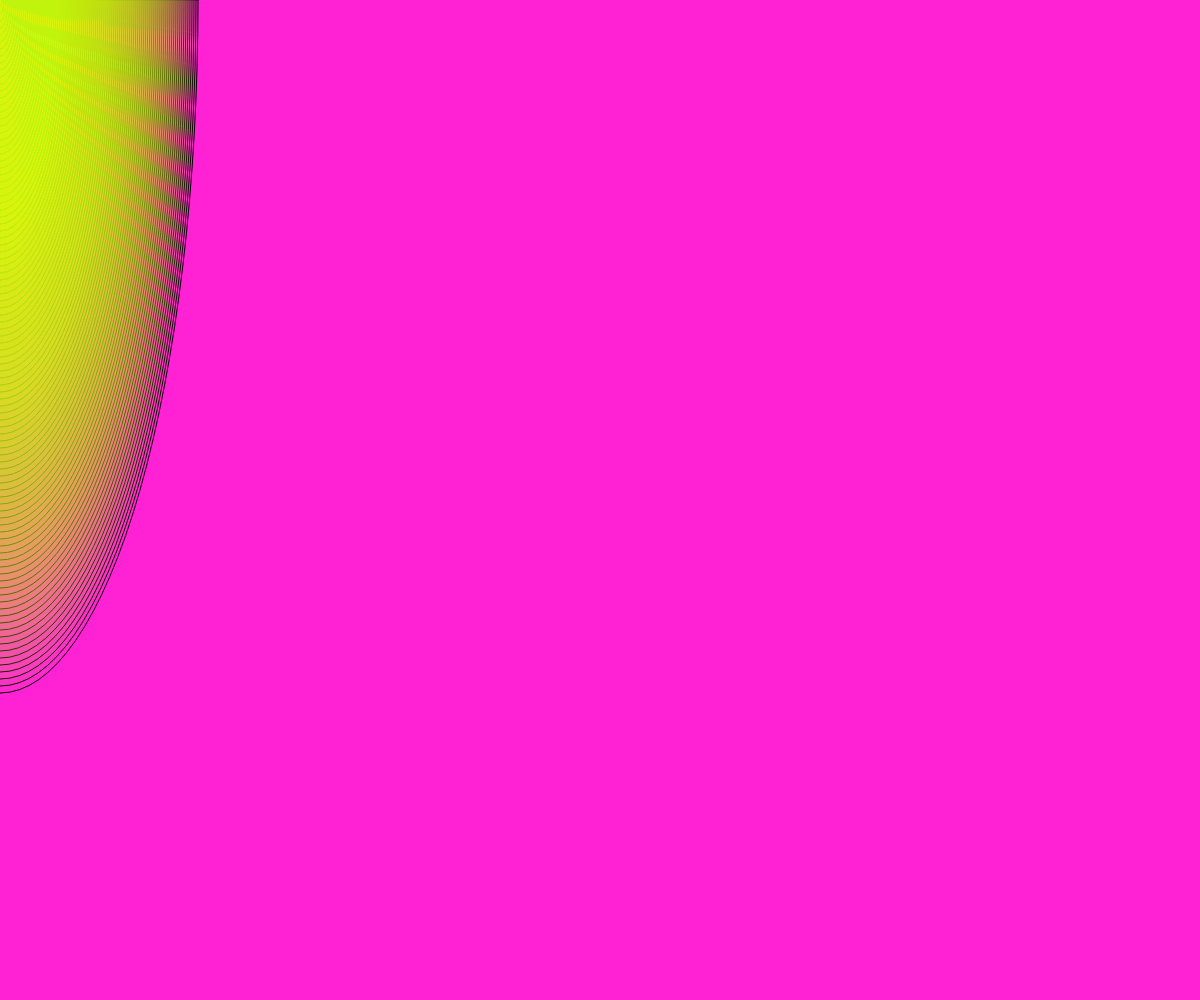
Frame 1 (no input)
Frame 60 (no input): identical to frame 1, image omitted
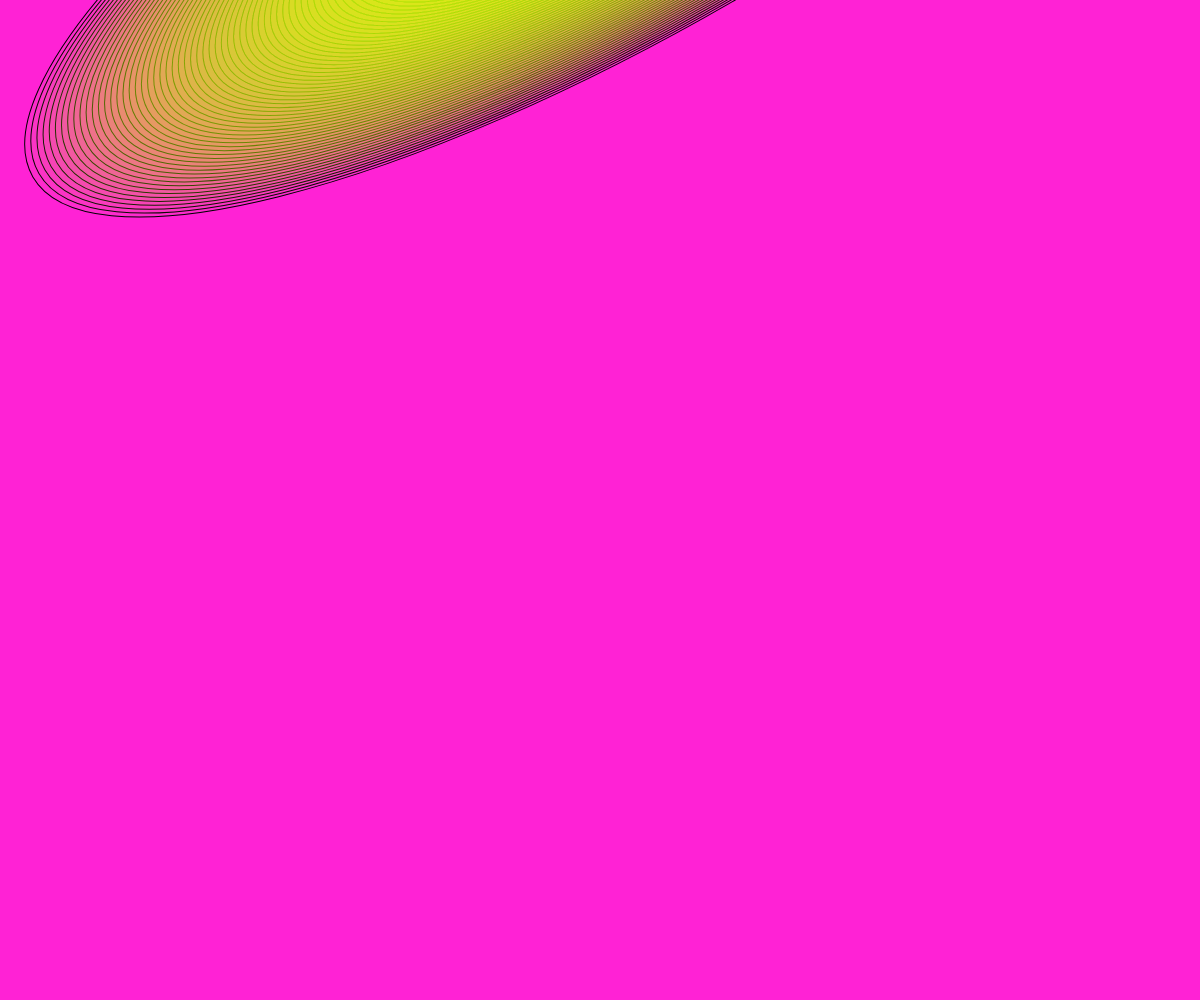
Frame 120 (the mouse pressed at the canvas centre since frame 60)

The p5.js sketch that drew these frames (run headless with seeded random() and noise() and a simulated clock; from frame 60 on, the mouse is pressed at the canvas centre):

// p5.js sketch
// ── sketch.js
function setup() {
  createCanvas(windowWidth, windowHeight)
}

function draw() {
  //noLoop ()
 background(255,34,213)
  fill(194,241,21,10)
  
  ellipseMode (CENTER)
 translate(mouseY, mouseX)
 rotate(radians(mouseX) )
  
  for(var i = 0; i<100; i++){
    ellipse( mouseX, mouseY, 4*i, 14*i)
  }

//translate (300, 200)
 // fill (0)
//  for (var i = 0; i < 100; i ++ ){
//  ellipse( mouseX * i,mouseY * i,100,100)
 // }
  
 
  }
function mousePressed(){
  background(255)
}
